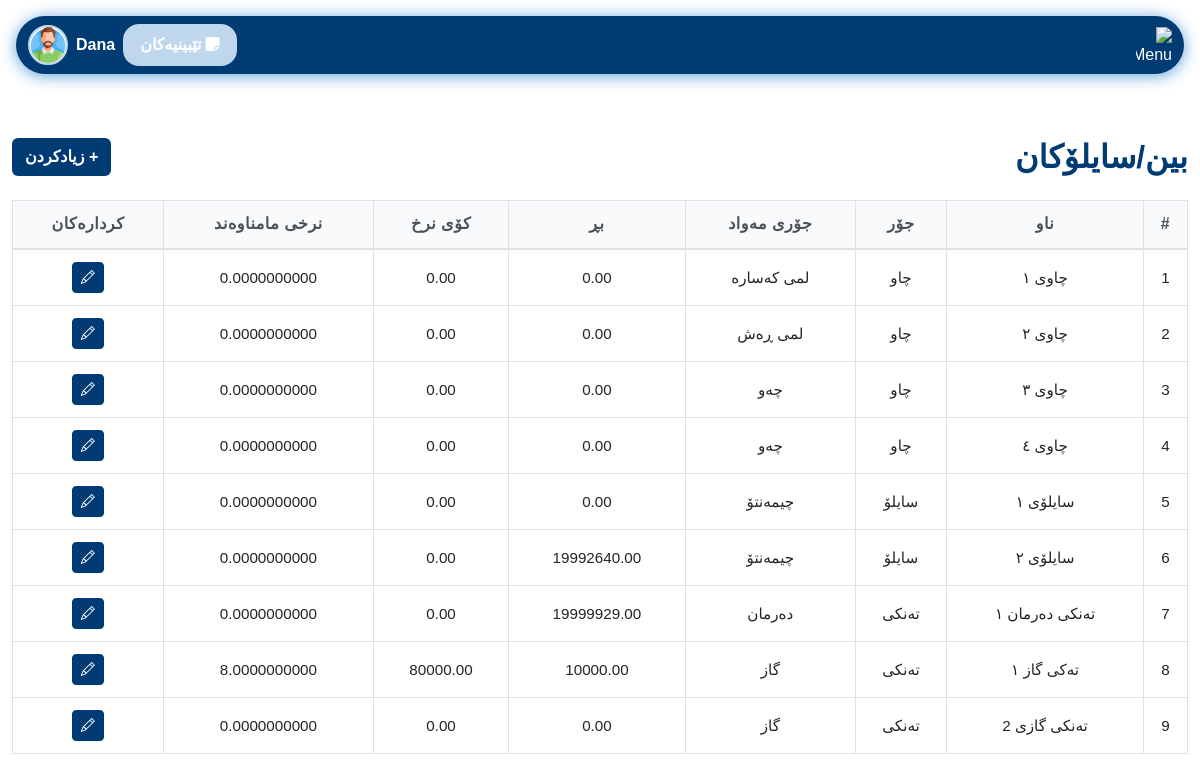
The app's page /pages/bins_silos.php (signed in), older data.
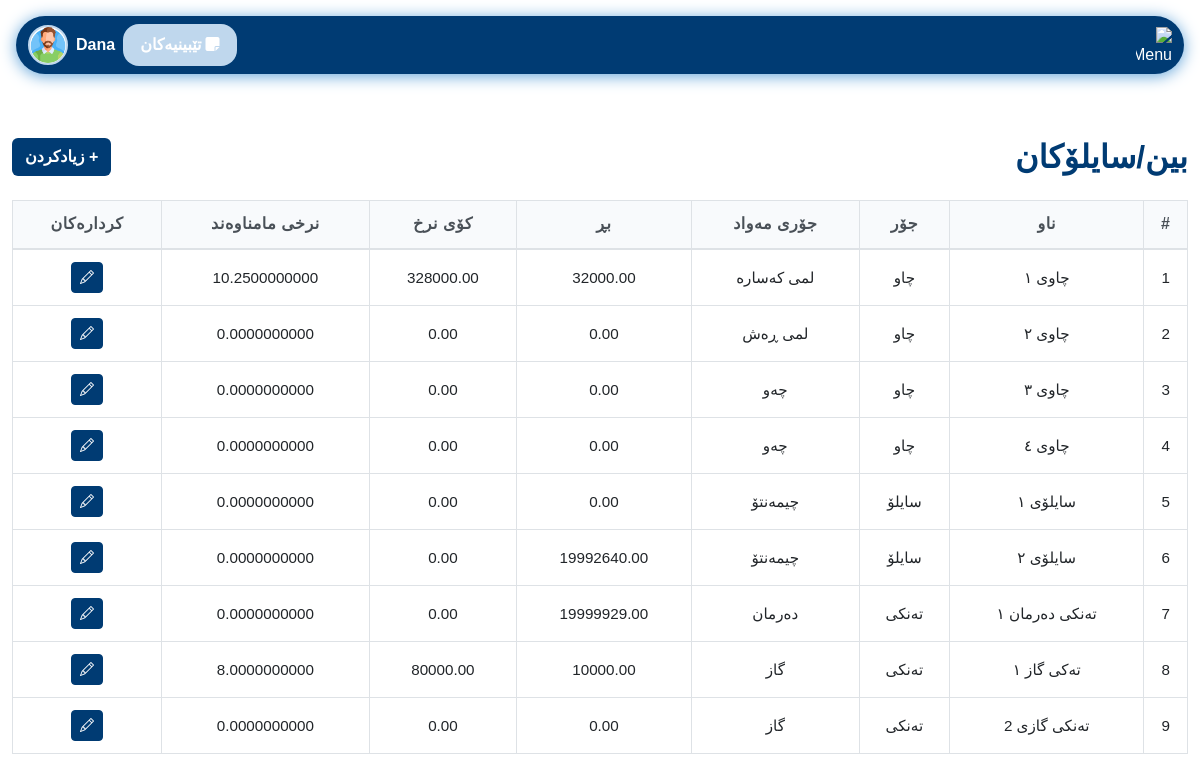
The same page, newer data.
### tables this page shows
CREATE TABLE `bins_silos` (
  `id` int(11) NOT NULL,
  `name` varchar(50) DEFAULT NULL,
  `type` enum('چاو','سایلۆ','تەنکی','عەمبار') DEFAULT NULL,
  `material_type` varchar(50) DEFAULT NULL,
  `amount` decimal(10,2) DEFAULT 0.00,
  `total_value` decimal(12,2) DEFAULT 0.00,
  `average_price` decimal(15,10) DEFAULT NULL
);

### config/permissions.php (called while the page is built, shortened)
<?php
function hasPermission($perm) {
    global $pdo;
    $role = $_SESSION['role'];
    if ($role === 'admin') return true;
    $stmt = $pdo->prepare('SELECT COUNT(*) FROM role_permissions rp JOIN permissions p ON rp.permission_id = p.id WHERE rp.role = ? AND p.name = ?');
    $stmt->execute([$role, $perm]);
    $result = $stmt->fetchColumn();
    return $result > 0;
}

### pages/bins_silos.php (the view, shortened to what this page needs)
<?php
require_once '../config/db_conected.php';
require_once '../config/permissions.php';
$bins = $pdo->query("SELECT * FROM bins_silos")->fetchAll(PDO::FETCH_ASSOC);
?>
<!DOCTYPE html>
<html lang="ku">
<head>
    <link href="https://cdn.jsdelivr.net/npm/bootstrap@5.3.0/dist/css/bootstrap.rtl.min.css" rel="stylesheet">
    <link href="../assets/css/login.css" rel="stylesheet">
    <link href="../assets/css/variables.css" rel="stylesheet">
    <link href="../assets/css/nav.css" rel="stylesheet">
    <link href="../assets/css/comon/table.css" rel="stylesheet">
    <link href="../assets/css/comon/style.css" rel="stylesheet">
    <link href="../assets/css/comon/select2_design.css" rel="stylesheet">
    <link rel="stylesheet" href="https://cdn.jsdelivr.net/npm/select2-bootstrap-5-theme@1.3.0/dist/select2-bootstrap-5-theme.rtl.min.css" />
    <link rel="stylesheet" href="https://cdnjs.cloudflare.com/ajax/libs/font-awesome/6.4.2/css/all.min.css">
</head>
<body dir="rtl">
<?php include '../includes/navbar.php'; ?>
<div class="container-fluid py-5">
    <div class="d-flex justify-content-between align-items-center mb-4">
        <h2 class="mb-0" style="color: var(--seafoam-green); font-weight: bold;">بین/سایلۆکان</h2>
        <?php if (hasPermission('add_material')): ?>
        <button class="btn" data-bs-toggle="modal" data-bs-target="#addBinModal" style="background: var(--seafoam-green); color:white; font-weight: bold;">+ زیادکردن</button>
        <?php endif; ?>
    </div>
    <div class="table-responsive">
        <table class="table table-bordered table-hover align-middle text-center" id="binsTable">
            <thead style="background: var(--kelly-green); color: var(--seafoam-green);">
                <tr>
                    <th>#</th>
                    <th>ناو</th>
                    <th>جۆر</th>
                    <th>جۆری مەواد</th>
                    <th>بڕ</th>
                    <th>کۆی نرخ</th>
                    <th>نرخی مامناوەند</th>
                    <th>کردارەکان</th>
                </tr>
            </thead>
            <tbody>
                <?php if (count($bins) === 0): ?>
                <tr>
                    <td colspan="8">هیچ داتایەک نییە</td>
                </tr>
                <?php else: ?>
                    <?php foreach ($bins as $i => $bin): ?>
                    <tr>
                        <td><?= $i+1 ?></td>
                        <td><?= htmlspecialchars($bin['name']) ?></td>
                        <td><?= htmlspecialchars($bin['type']) ?></td>
                        <td><?= htmlspecialchars($bin['material_type']) ?></td>
                        <td><?= htmlspecialchars($bin['amount']) ?></td>
                        <td><?= htmlspecialchars($bin['total_value']) ?></td>
                        <td><?= htmlspecialchars($bin['average_price']) ?></td>
                        <td>
                            <?php if (hasPermission('edit_material')): ?>
                            <button class="btn btn-sm btn-primary edit-btn" data-id="<?= $bin['id'] ?>" data-name="<?= htmlspecialchars($bin['name']) ?>" data-type="<?= htmlspecialchars($bin['type']) ?>" data-material_type="<?= htmlspecialchars($bin['material_type']) ?>" data-amount="<?= htmlspecialchars($bin['amount']) ?>" data-total_value="<?= htmlspecialchars($bin['total_value']) ?>" data-average_price="<?= htmlspecialchars($bin['average_price']) ?>" aria-label="نوێکردنەوە"><i class="bi bi-pencil"></i></button>
                            <?php endif; ?>
                        </td>
                    </tr>
                    <?php endforeach; ?>
                <?php endif; ?>
            </tbody>
        </table>
    </div>
</div>
</body>
</html>

### includes/navbar.php (shortened to what this page needs)
<?php require_once '../config/permissions.php'; ?>
<link href="../assets/css/variables.css" rel="stylesheet">
<link rel="stylesheet" href="https://cdn.jsdelivr.net/npm/bootstrap-icons@1.13.1/font/bootstrap-icons.min.css">
<link rel="stylesheet" href="https://cdnjs.cloudflare.com/ajax/libs/font-awesome/6.4.2/css/all.min.css">
<link href="../assets/css/nav.css" rel="stylesheet">
<link href="../assets/css/sidebar.css" rel="stylesheet">
<nav class="navbar navbar-expand-lg sticky-top" style="background: var(--seafoam-green); border-radius: 2rem; box-shadow: 0 2px 16px 0 var(--spearmint, #94c973); margin: 1rem;">
  <div class="container-fluid d-flex align-items-center justify-content-between">
    <div class="d-flex align-items-center gap-3">
      <img src="../assets/images/menu.svg" alt="Menu" style="height: 36px; width: 36px; color: white;" />
    </div>
    <div class="flex-grow-1 d-flex justify-content-end align-items-center gap-2 position-relative" id="userDropdownContainer">
      <?php if (hasPermission('view_notes')): ?>
        <a href="../pages/notes.php" class="btn position-relative" style="background: var(--kelly-green); color:white; font-weight: bold; border-radius: 1rem; padding: 0.5rem 1rem;">
          <i class="fas fa-sticky-note me-1"></i>تێبینیەکان
        </a>
      <?php endif; ?>
      <span style="color: #fff; font-weight: bold; font-size: 1rem; cursor: pointer;" id="userDropdownToggle">
            <?php echo $_SESSION['username'] ?? 'User'; ?>
          </span>
      <img src="../assets/images/user.png" alt="User" style="width: 40px; height: 40px; border-radius: 50%; object-fit: cover; background: #fff; border: 2px solid var(--kelly-green); cursor: pointer;" id="userDropdownImg" />
    </div>
  </div>
</nav>

### assets/css/login.css (style rules this page uses)
body, input, button, label, h1, h2, h3, h4, h5, h6 { font-family: 'Rabar_021', sans-serif !important; }

### assets/css/variables.css (style rules this page uses)
:root { --lime-green: #0074b7; --kelly-green: #bfd7ed; --seafoam-green: #003b73; --spearmint: #60a3d9; }
.btn-primary { background-color: var(--seafoam-green) !important; border-color: var(--seafoam-green) !important; }

### assets/css/comon/table.css (style rules this page uses)
:root { --primary-blue: #3b82f6; --secondary-purple: #8b5cf6; --accent-orange: #f59e0b; --neutral-gray: #6b7280; --light-gray: #f8fafc; --ultra-light-gray: #f1f5f9; --white: #ffffff; --dark-text: #1e293b; --light-text: #64748b; --border-color: #e2e8f0; --shadow-light: rgba(15, 23, 42, 0.08); --shadow-medium: rgba(15, 23, 42, 0.12); --shadow-dark: rgba(15, 23, 42, 0.20); --border-radius: 12px; --border-radius-sm: 8px; --transition: all 0.2s cubic-bezier(0.4, 0, 0.2, 1); }
.table { width: 100%; border-collapse: collapse; font-family: 'Rabar_021', sans-serif; font-size: 0.95rem; line-height: 1.4; background: var(--white); }
.table thead { background: var(--light-gray); position: sticky; top: 0; z-index: 10; }
.table thead th { background-color: var(--light-gray); border-bottom: 2px solid #dee2e6; font-weight: 600; color: #495057; padding: 12px 8px; text-align: center; vertical-align: middle; font-size: 1rem; letter-spacing: 0.5px; position: relative; }
.table tbody tr { transition: var(--transition); border-bottom: 1px solid #dee2e6; }
.table tbody td { padding: 12px 8px; vertical-align: middle; border-bottom: 1px solid #dee2e6; }
.table td, .table th { padding: 12px 8px; text-align: center; vertical-align: middle; word-wrap: break-word; white-space: nowrap; overflow: hidden; text-overflow: ellipsis; }
.table-responsive { overflow-x: auto; -webkit-overflow-scrolling: touch; scrollbar-width: thin; scrollbar-color: var(--primary-green) var(--ultra-light-green); }

### assets/css/comon/style.css (style rules this page uses)
html { scrollbar-color: #003b73 #f1f1f1; scrollbar-width: thin; }

Row changes from the older to the newer data that the page shows:
changed bins_silos "چاوی ١": amount "0.00" → "32000.00"; total_value "0.00" → "328000.00"; average_price "0.0000000000" → "10.2500000000"
